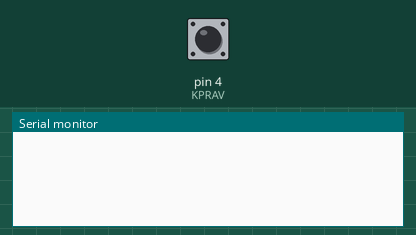
A sketch run on a simulated Arduino Uno, built with avr-gcc and run on an emulated ATmega328P. Parts: the last lines printed to the serial monitor. Inputs (shaded band) come from the test bench; at power-on: pin 4 (KPRAV) LOW.

Above: at 1.2 s.
1.3 s: pin 4 (KPRAV) driven HIGH
At 4.1 s:
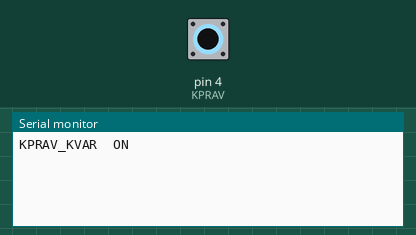
4.3 s: pin 4 (KPRAV) driven LOW
At 5.3 s:
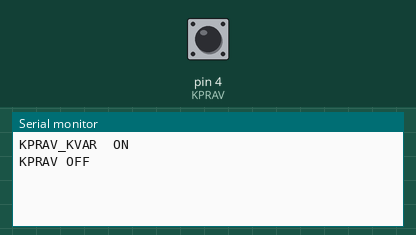
5.8 s: pin 4 (KPRAV) pulsed HIGH 2 times (0.12 s each, 0.3 s apart)
At 6.9 s:
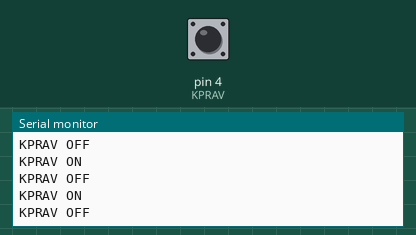

The sketch:

Test_10_08_2021.ino
```cpp
#define KPRAV  4

#define ON   1
#define OFF  0

boolean lastReading = false;  // флаг предыдущего состояния кнопки
boolean reading = false ;     // флаг текущего состояния кнопки
byte counterKPRAV = 0;


byte flagKPRAV = OFF;
byte flagKPRAV_KVAR  = OFF;


void setup() {
  // put your setup code here, to run once:
 pinMode(KPRAV, INPUT);

  Serial.begin(9600);
}

void loop() {

  delay(16);
  HandlerKPRAV();

}

  void HandlerKPRAV(void)
    {
       reading  = digitalRead(KPRAV);

       if(reading && lastReading)
        {
          counterKPRAV++;

           if(counterKPRAV > 150 && flagKPRAV_KVAR  != ON )                    // дополнительное управление  аварийкой
           {
              flagKPRAV_KVAR  = ON;
              flagKPRAV = ON;

              Serial.println("KPRAV_KVAR  ON");
           }

        }

       else if(counterKPRAV > 5 && flagKPRAV != ON )
           {
            for (int i = 0;i < 20; i++ )
            {
              reading  = digitalRead(KPRAV);
              if(!reading)
              {
                 flagKPRAV_KVAR  = ON;
                 flagKPRAV = ON;

                 Serial.println("KPRAV ON");
                 break;
               }
            }
           }

        else if(!reading&&(flagKPRAV == ON))
         {
            Serial.println("KPRAV OFF");
            flagKPRAV = OFF;
            flagKPRAV_KVAR  = OFF;
            counterKPRAV = 0;
         }


        lastReading = reading;
    }
```

Measured:
- after the input at 1.3 s, the serial monitor: prints a new line after 2.4 s (image 1)
- after the input at 4.3 s, the serial monitor: prints a new line at once (image 2)
- after the input at 5.8 s, the serial monitor: prints a new line after 0.13 s (image 3)
